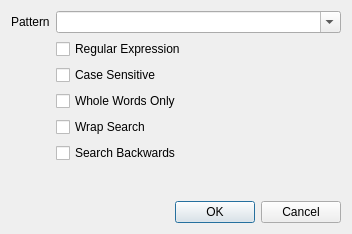
<ui version="4.0" >
 <class>FindTextDialog</class>
 <widget class="QDialog" name="FindTextDialog" >
  <property name="geometry" >
   <rect>
    <x>0</x>
    <y>0</y>
    <width>352</width>
    <height>234</height>
   </rect>
  </property>
  <property name="windowTitle" >
   <string>Find</string>
  </property>
  <layout class="QVBoxLayout" name="verticalLayout" >
   <item>
    <layout class="QFormLayout" name="formLayout" >
     <item row="0" column="0" >
      <widget class="QLabel" name="label" >
       <property name="text" >
        <string>Pattern</string>
       </property>
      </widget>
     </item>
     <item row="0" column="1" >
      <widget class="QComboBox" name="patternCombo_" >
       <property name="sizePolicy" >
        <sizepolicy vsizetype="Fixed" hsizetype="Expanding" >
         <horstretch>0</horstretch>
         <verstretch>0</verstretch>
        </sizepolicy>
       </property>
       <property name="editable" >
        <bool>true</bool>
       </property>
      </widget>
     </item>
     <item row="1" column="1" >
      <widget class="QCheckBox" name="regExpCheck_" >
       <property name="text" >
        <string>Regular Expression</string>
       </property>
      </widget>
     </item>
     <item row="2" column="1" >
      <widget class="QCheckBox" name="caseSensitiveCheck_" >
       <property name="text" >
        <string>Case Sensitive</string>
       </property>
      </widget>
     </item>
     <item row="3" column="1" >
      <widget class="QCheckBox" name="wholeWordsCheck_" >
       <property name="text" >
        <string>Whole Words Only</string>
       </property>
      </widget>
     </item>
     <item row="4" column="1" >
      <widget class="QCheckBox" name="wrapCheck_" >
       <property name="text" >
        <string>Wrap Search</string>
       </property>
      </widget>
     </item>
     <item row="5" column="1" >
      <widget class="QCheckBox" name="backwardsCheck_" >
       <property name="text" >
        <string>Search Backwards</string>
       </property>
      </widget>
     </item>
    </layout>
   </item>
   <item>
    <widget class="QDialogButtonBox" name="buttonBox" >
     <property name="orientation" >
      <enum>Qt::Horizontal</enum>
     </property>
     <property name="standardButtons" >
      <set>QDialogButtonBox::Cancel|QDialogButtonBox::Ok</set>
     </property>
    </widget>
   </item>
  </layout>
 </widget>
 <resources/>
 <connections>
  <connection>
   <sender>buttonBox</sender>
   <signal>accepted()</signal>
   <receiver>FindTextDialog</receiver>
   <slot>accept()</slot>
   <hints>
    <hint type="sourcelabel" >
     <x>248</x>
     <y>254</y>
    </hint>
    <hint type="destinationlabel" >
     <x>157</x>
     <y>274</y>
    </hint>
   </hints>
  </connection>
  <connection>
   <sender>buttonBox</sender>
   <signal>rejected()</signal>
   <receiver>FindTextDialog</receiver>
   <slot>reject()</slot>
   <hints>
    <hint type="sourcelabel" >
     <x>316</x>
     <y>260</y>
    </hint>
    <hint type="destinationlabel" >
     <x>286</x>
     <y>274</y>
    </hint>
   </hints>
  </connection>
 </connections>
</ui>
